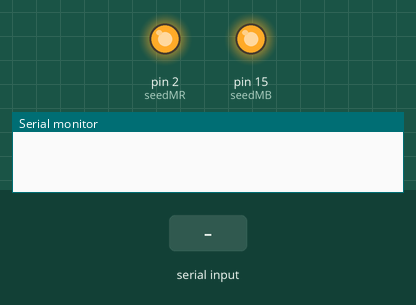
Bench run of a sketch on a simulated Arduino Uno, built with avr-gcc and run on an emulated ATmega328P. On the bench: output pins drawn as LEDs (lit = HIGH), the last lines printed to the serial monitor. The test bench sets the inputs (shaded band).

Above: at 1.2 s.
1.3 s: "1" received over Serial
At 2.1 s:
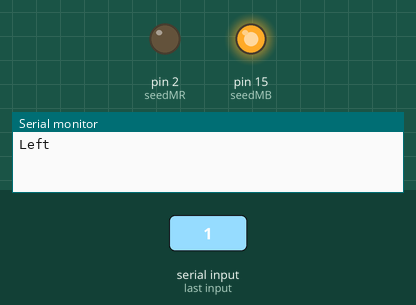
3.8 s: "2" received over Serial
At 4.4 s:
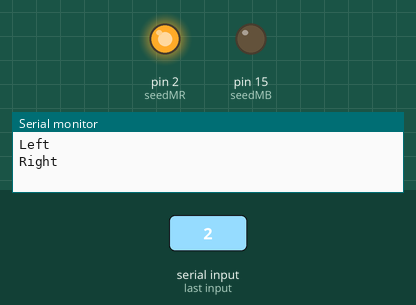
Timing chart, 0 to 6.8 s (numbered marks = the images above; inputs shaded):
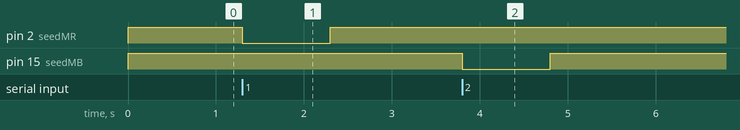

The sketch:

seeding_test.ino
```cpp
/***************************************************************************
 * Project            : Smart Robot Farming
 * Inputs             : Web/Auto
 * Outputs            : Robot Navigation, Ploughing, seeding
 * Hardware Engineer  : Madhu Parvathaneni
 * Software Engineer  : Madhu Parvathaneni
 * Cloud Engineer     : Madhu Parvathaneni
 * Robot Design       : Venkatesh R
 * Client             : Young Innovations Pvt Ltd - KITS Guntur
 * Date               : 20th March 2021
 * Program Goal       : Seeding Test
 ***************************************************************************/
int seedMR=2;
int seedMB=15;

#define RELAY_ON 0
#define RELAY_OFF 1

void setup() {
  pinMode(seedMR,OUTPUT);
  pinMode(seedMB,OUTPUT);
  digitalWrite(seedMR,RELAY_OFF);
  digitalWrite(seedMB,RELAY_OFF);
  Serial.begin(9600);
}

void loop() {
 while(Serial.available()) {
  char ch=Serial.read();
  if(ch=='1') {
    Serial.println("Left");
    digitalWrite(seedMR,RELAY_ON);
    digitalWrite(seedMB,RELAY_OFF);
    delay(1000);
    digitalWrite(seedMR,RELAY_OFF);
    digitalWrite(seedMB,RELAY_OFF);
  } else if(ch=='2') {
    Serial.println("Right");
    digitalWrite(seedMR,RELAY_OFF);
    digitalWrite(seedMB,RELAY_ON);
    delay(1000);
    digitalWrite(seedMR,RELAY_OFF);
    digitalWrite(seedMB,RELAY_OFF);
  }
 }
}
```

Measured:
- after the input at 1.3 s, pin 2 (seedMR): HIGH → LOW at once, → HIGH 1.0 s later
- after the input at 3.8 s, pin 15 (seedMB): HIGH → LOW at once, → HIGH 1.0 s later
